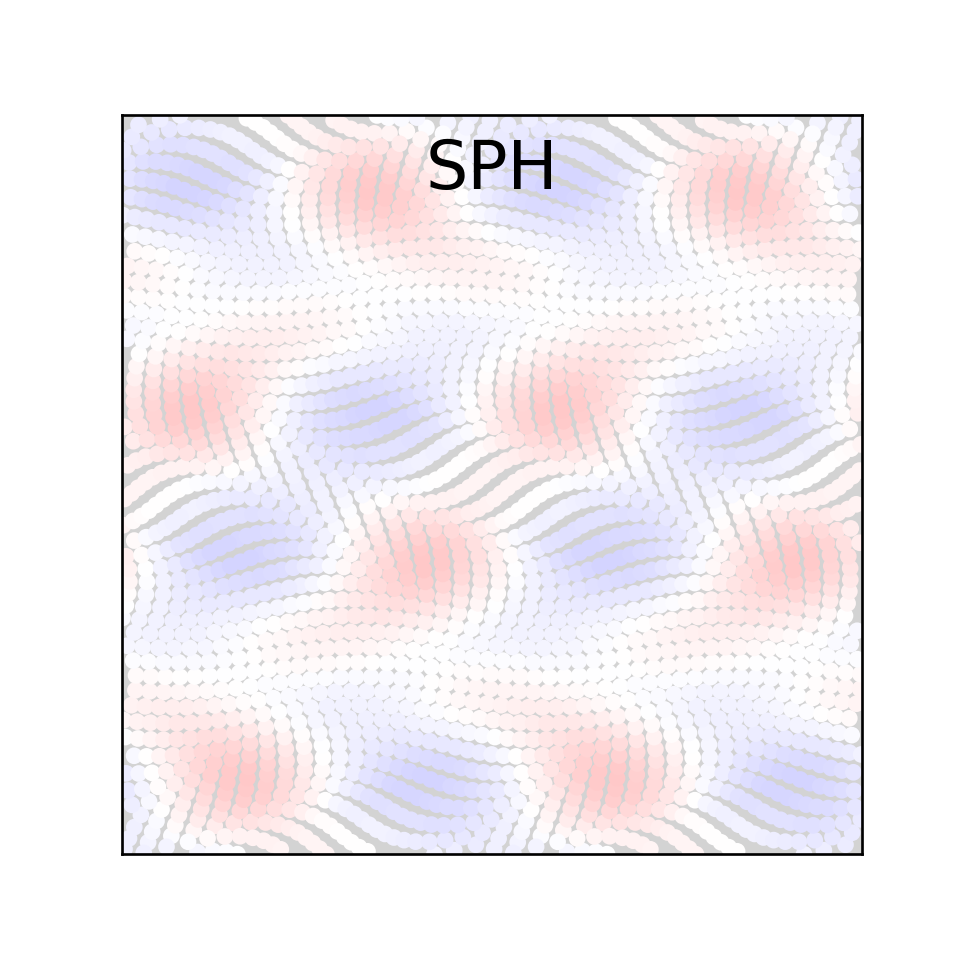

Here is the Python script that generated this plot:
import numpy as np
import matplotlib.pyplot as plt
from scipy.special import gamma

"""
Create Your Own Smoothed-Particle-Hydrodynamics Simulation (With Python)
Philip Mocz 2023, @PMocz

Simulate the compressible Euler equations

Method based on:
https://philip-mocz.medium.com/create-your-own-smoothed-particle-hydrodynamics-simulation-with-python-76e1cec505f1

see link for details

"""


def W(x, y, h):
    """
    Gausssian Smoothing kernel (2D)
        x     is a vector/matrix of x positions
        y     is a vector/matrix of y positions
        h     is the smoothing length
        w     is the evaluated smoothing function
    """

    r = np.sqrt(x**2 + y**2)

    w = (1.0 / (h * np.sqrt(np.pi))) ** 2 * np.exp(-(r**2) / h**2)

    return w


def gradW(x, y, h):
    """
    Gradient of the Gausssian Smoothing kernel (2D)
    x     is a vector/matrix of x positions
    y     is a vector/matrix of y positions
    h     is the smoothing length
    wx, wy     is the evaluated gradient
    """

    r = np.sqrt(x**2 + y**2)

    n = -2 * np.exp(-(r**2) / h**2) / h**4 / np.pi
    wx = n * x
    wy = n * y

    return wx, wy


def getPairwiseSeparations(ri, rj):
    """
    Get pairwise desprations between 2 sets of coordinates
    ri    is an M x 2 matrix of positions
    rj    is an N x 2 matrix of positions
    dx, dy   are M x N matrices of separations
    """

    M = ri.shape[0]
    N = rj.shape[0]

    # positions ri = (x,y)
    rix = ri[:, 0].reshape((M, 1))
    riy = ri[:, 1].reshape((M, 1))

    # other set of points positions rj = (x,y)
    rjx = rj[:, 0].reshape((N, 1))
    rjy = rj[:, 1].reshape((N, 1))

    # matrices that store all pairwise particle separations: r_i - r_j
    dx = rix - rjx.T
    dy = riy - rjy.T

    # periodic domain
    dx[dx <= -0.5] = dx[dx <= -0.5] + 1
    dy[dy <= -0.5] = dy[dy <= -0.5] + 1
    dx[dx > 0.5] = dx[dx > 0.5] - 1
    dy[dy > 0.5] = dy[dy > 0.5] - 1

    return dx, dy


def getDensity(dx, dy, m, h):
    """
    Get Density at sampling locations from SPH particle distribution
    dx, dy   are N x N matrices of separations
    m     is the particle mass
    h     is the smoothing length
    rho   is N x 1 vector of densities
    """

    N = dx.shape[0]

    rho = m * np.sum(W(dx, dy, h), 1).reshape((N, 1))

    return rho


def getAcc(pos, vel, rho, m, h, dx, dy):
    """
    Calculate the acceleration on each SPH particle
    pos   is an N x 2 matrix of positions
    vel   is an N x 2 matrix of velocities
    rho   is N x 1 vector of densities
    m     is the particle mass
    h     is the smoothing length
    dx, dy   are N x N matrices of separations
    a     is N x 2 matrix of accelerations
    """

    N = pos.shape[0]

    # Get the pressures
    P = rho

    # Get pairwise distances and gradients
    dWx, dWy = gradW(dx, dy, h)

    # Calculate/add  artificial viscosity (Monaghan 1992)
    # alpha = 1.
    # beta = 2.
    # etaSq = 0.01 * h * h
    # vx = vel[:,0].reshape((N,1))
    # vy = vel[:,1].reshape((N,1))
    # v_dot_r = (vx - vx.T) * dx + (vy - vy.T) * dy
    # mu = h * v_dot_r / ( dx*dx+dy*dy + etaSq )
    # mu[v_dot_r > 0] = 0
    # fac = 0
    # Pi = (-alpha * mu + beta * mu * mu) / (0.5*(rho + rho.T))
    Pi = 0

    # Add Pressure contribution to accelerations
    ax = -m * np.sum((P / rho**2 + P.T / rho.T**2 + Pi) * dWx, 1).reshape((N, 1))
    ay = -m * np.sum((P / rho**2 + P.T / rho.T**2 + Pi) * dWy, 1).reshape((N, 1))

    # pack together the acceleration components
    a = np.hstack((ax, ay))

    return a


def main():
    """SPH simulation"""

    # TODO: add adaptive smoothing h
    # TODO: add compact kernel
    # TODO: add artificial viscosity
    # TODO: speed-up neighbor-search to O(N log N) instead of brute-force O(N^2)
    # WARNING: without these features, code may not be able to handle loong-term evolution of this flow

    # Simulation parameters
    N = 50**2  # Number of particles
    t = 0  # current time of the simulation
    tEnd = 1 / np.sqrt(3)  # time at which simulation ends
    Nout = 100  # number of frames to draw
    saveFrames = False  # save frames to create movie

    Nlin = int(np.sqrt(N))
    h = np.sqrt(2) / Nlin  # smoothing length

    # Generate Initial Conditions
    Lbox = 1.0  # box size
    M = 1  # total mass

    dt = 0.3 * h  # timestep

    dx = Lbox / Nlin
    xlin = np.linspace(0.5 * dx, Lbox - 0.5 * dx, Nlin)
    X, Y = np.meshgrid(xlin, xlin)

    vx = 0.5 * np.sin(2 * np.pi * Y)
    vy = 0.1 * np.sin(4 * np.pi * X) * np.cos(2 * np.pi * Y) ** 2

    m = M / N  # single particle mass
    pos = np.reshape(np.array([X.flatten(), Y.flatten()]).T, (Nlin * Nlin, 2))
    vel = np.reshape(np.array([vx.flatten(), vy.flatten()]).T, (Nlin * Nlin, 2))

    # calculate initial acceleration
    dx, dy = getPairwiseSeparations(pos, pos)
    rho = getDensity(dx, dy, m, h)
    acc = getAcc(pos, vel, rho, m, h, dx, dy)

    # prep figure
    fig = plt.figure(figsize=(4, 4), dpi=100)
    cmap = plt.cm.bwr
    cmap.set_bad("LightGray")
    outputCount = 1

    # Simulation Main Loop
    while t < tEnd:
        dt = 0.3 * h
        plotThisTurn = False
        if t + dt > outputCount * tEnd / Nout:
            dt = outputCount * tEnd / Nout - t
            plotThisTurn = True

        # (1/2) kick
        vel += acc * dt / 2

        # drift
        pos += vel * dt

        # apply periodic BCs
        pos = pos % Lbox

        # update accelerations
        dx, dy = getPairwiseSeparations(pos, pos)
        rho = getDensity(dx, dy, m, h)
        acc = getAcc(pos, vel, rho, m, h, dx, dy)

        # (1/2) kick
        vel += acc * dt / 2

        # update time
        t += dt
        print(t)

        # plot in real time
        if plotThisTurn:
            plt.cla()
            cval = rho.flatten()
            plt.scatter(pos[:, 0], pos[:, 1], c=cval, cmap=cmap, s=16, alpha=1)
            plt.clim(0.85, 1.15)
            ax = plt.gca()
            ax.set(xlim=(0, 1), ylim=(0, 1))
            ax.get_xaxis().set_visible(False)
            ax.get_yaxis().set_visible(False)
            ax.set_aspect("equal")
            if saveFrames:
                plt.text(
                    0.5 * Lbox,
                    0.9 * Lbox,
                    "SPH",
                    fontsize=20,
                    horizontalalignment="center",
                )
                ax.set(facecolor="LightGray")
                plt.savefig(
                    "tmp/sph%03d.png" % (outputCount - 1),
                    dpi=100,
                    bbox_inches="tight",
                    pad_inches=0,
                )
            outputCount += 1
            plt.pause(0.001)

    # Save figure
    plt.savefig("sph.png", dpi=240)
    plt.show()

    return 0


if __name__ == "__main__":
    main()
